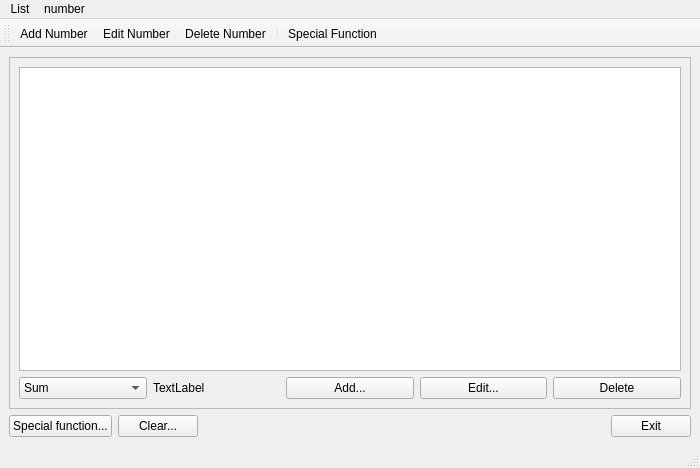
<?xml version="1.0" encoding="UTF-8"?>
<ui version="4.0">
 <class>MainWindow</class>
 <widget class="QMainWindow" name="MainWindow">
  <property name="geometry">
   <rect>
    <x>0</x>
    <y>0</y>
    <width>700</width>
    <height>468</height>
   </rect>
  </property>
  <property name="windowTitle">
   <string>Number Manager</string>
  </property>
  <widget class="QWidget" name="centralwidget">
   <layout class="QVBoxLayout" name="verticalLayout_2">
    <item>
     <widget class="QFrame" name="frame">
      <property name="frameShape">
       <enum>QFrame::Shape::StyledPanel</enum>
      </property>
      <property name="frameShadow">
       <enum>QFrame::Shadow::Raised</enum>
      </property>
      <layout class="QVBoxLayout" name="verticalLayout">
       <item>
        <widget class="QListWidget" name="listWidget"/>
       </item>
       <item>
        <layout class="QHBoxLayout" name="horizontalLayout">
         <item>
          <widget class="QComboBox" name="comboBox">
           <item>
            <property name="text">
             <string>Sum</string>
            </property>
           </item>
           <item>
            <property name="text">
             <string>Multiply</string>
            </property>
           </item>
           <item>
            <property name="text">
             <string>Average</string>
            </property>
           </item>
          </widget>
         </item>
         <item>
          <widget class="QLabel" name="label">
           <property name="text">
            <string>TextLabel</string>
           </property>
          </widget>
         </item>
         <item>
          <widget class="QPushButton" name="addButton">
           <property name="text">
            <string>Add...</string>
           </property>
          </widget>
         </item>
         <item>
          <widget class="QPushButton" name="editButton">
           <property name="text">
            <string>Edit...</string>
           </property>
          </widget>
         </item>
         <item>
          <widget class="QPushButton" name="deleteButton">
           <property name="text">
            <string>Delete</string>
           </property>
          </widget>
         </item>
        </layout>
       </item>
      </layout>
     </widget>
    </item>
    <item>
     <layout class="QHBoxLayout" name="horizontalLayout_2">
      <item>
       <widget class="QPushButton" name="spFunctionButton">
        <property name="text">
         <string>Special function...</string>
        </property>
       </widget>
      </item>
      <item>
       <widget class="QPushButton" name="clearButton">
        <property name="text">
         <string>Clear...</string>
        </property>
       </widget>
      </item>
      <item>
       <spacer name="horizontalSpacer">
        <property name="orientation">
         <enum>Qt::Orientation::Horizontal</enum>
        </property>
        <property name="sizeHint" stdset="0">
         <size>
          <width>98</width>
          <height>20</height>
         </size>
        </property>
       </spacer>
      </item>
      <item>
       <widget class="QPushButton" name="ExitButton">
        <property name="text">
         <string>Exit</string>
        </property>
       </widget>
      </item>
     </layout>
    </item>
   </layout>
  </widget>
  <widget class="QMenuBar" name="menubar">
   <property name="geometry">
    <rect>
     <x>0</x>
     <y>0</y>
     <width>700</width>
     <height>18</height>
    </rect>
   </property>
   <widget class="QMenu" name="menunumber">
    <property name="title">
     <string>number</string>
    </property>
    <addaction name="actionadd"/>
    <addaction name="actionedit"/>
    <addaction name="actiondelet"/>
    <addaction name="actionSpecial_Function"/>
   </widget>
   <widget class="QMenu" name="menuNumber">
    <property name="title">
     <string>List</string>
    </property>
    <addaction name="actionExit"/>
   </widget>
   <addaction name="menuNumber"/>
   <addaction name="menunumber"/>
  </widget>
  <widget class="QStatusBar" name="statusbar"/>
  <widget class="QToolBar" name="toolBar">
   <property name="windowTitle">
    <string>toolBar</string>
   </property>
   <attribute name="toolBarArea">
    <enum>TopToolBarArea</enum>
   </attribute>
   <attribute name="toolBarBreak">
    <bool>false</bool>
   </attribute>
   <addaction name="actionadd"/>
   <addaction name="actionedit"/>
   <addaction name="actiondelet"/>
   <addaction name="separator"/>
   <addaction name="actionSpecial_Function"/>
  </widget>
  <action name="actionadd">
   <property name="icon">
    <iconset resource="resources.qrc">
     <normaloff>:/build/add.png</normaloff>:/build/add.png</iconset>
   </property>
   <property name="text">
    <string>Add Number</string>
   </property>
  </action>
  <action name="actionedit">
   <property name="icon">
    <iconset resource="resources.qrc">
     <normaloff>:/build/pencil.png</normaloff>:/build/pencil.png</iconset>
   </property>
   <property name="text">
    <string>Edit Number</string>
   </property>
  </action>
  <action name="actiondelet">
   <property name="icon">
    <iconset resource="resources.qrc">
     <normaloff>:/build/bin.png</normaloff>:/build/bin.png</iconset>
   </property>
   <property name="text">
    <string>Delete Number</string>
   </property>
  </action>
  <action name="actionExit">
   <property name="text">
    <string>Exit</string>
   </property>
  </action>
  <action name="actionSpecial_Function">
   <property name="icon">
    <iconset resource="resources.qrc">
     <normaloff>:/gears.png</normaloff>:/gears.png</iconset>
   </property>
   <property name="text">
    <string>Special Function</string>
   </property>
  </action>
 </widget>
 <resources>
  <include location="resources.qrc"/>
 </resources>
 <connections>
  <connection>
   <sender>actionExit</sender>
   <signal>triggered()</signal>
   <receiver>MainWindow</receiver>
   <slot>close()</slot>
   <hints>
    <hint type="sourcelabel">
     <x>-1</x>
     <y>-1</y>
    </hint>
    <hint type="destinationlabel">
     <x>399</x>
     <y>299</y>
    </hint>
   </hints>
  </connection>
  <connection>
   <sender>ExitButton</sender>
   <signal>clicked()</signal>
   <receiver>MainWindow</receiver>
   <slot>close()</slot>
   <hints>
    <hint type="sourcelabel">
     <x>752</x>
     <y>556</y>
    </hint>
    <hint type="destinationlabel">
     <x>399</x>
     <y>299</y>
    </hint>
   </hints>
  </connection>
  <connection>
   <sender>addButton</sender>
   <signal>clicked()</signal>
   <receiver>actionadd</receiver>
   <slot>trigger()</slot>
   <hints>
    <hint type="sourcelabel">
     <x>349</x>
     <y>382</y>
    </hint>
    <hint type="destinationlabel">
     <x>-1</x>
     <y>-1</y>
    </hint>
   </hints>
  </connection>
  <connection>
   <sender>editButton</sender>
   <signal>clicked()</signal>
   <receiver>actionedit</receiver>
   <slot>trigger()</slot>
   <hints>
    <hint type="sourcelabel">
     <x>483</x>
     <y>382</y>
    </hint>
    <hint type="destinationlabel">
     <x>-1</x>
     <y>-1</y>
    </hint>
   </hints>
  </connection>
  <connection>
   <sender>deleteButton</sender>
   <signal>clicked()</signal>
   <receiver>actiondelet</receiver>
   <slot>trigger()</slot>
   <hints>
    <hint type="sourcelabel">
     <x>616</x>
     <y>382</y>
    </hint>
    <hint type="destinationlabel">
     <x>-1</x>
     <y>-1</y>
    </hint>
   </hints>
  </connection>
  <connection>
   <sender>spFunctionButton</sender>
   <signal>clicked()</signal>
   <receiver>actionSpecial_Function</receiver>
   <slot>trigger()</slot>
   <hints>
    <hint type="sourcelabel">
     <x>59</x>
     <y>424</y>
    </hint>
    <hint type="destinationlabel">
     <x>-1</x>
     <y>-1</y>
    </hint>
   </hints>
  </connection>
 </connections>
</ui>
